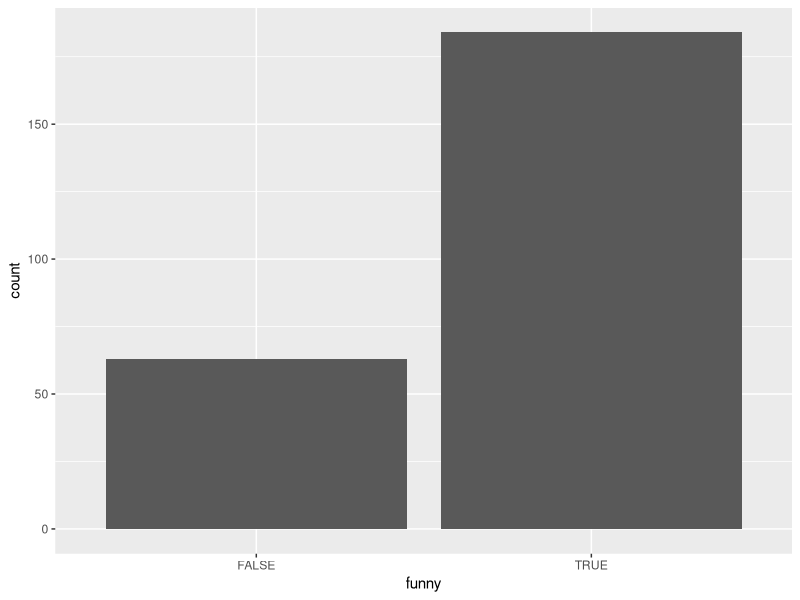
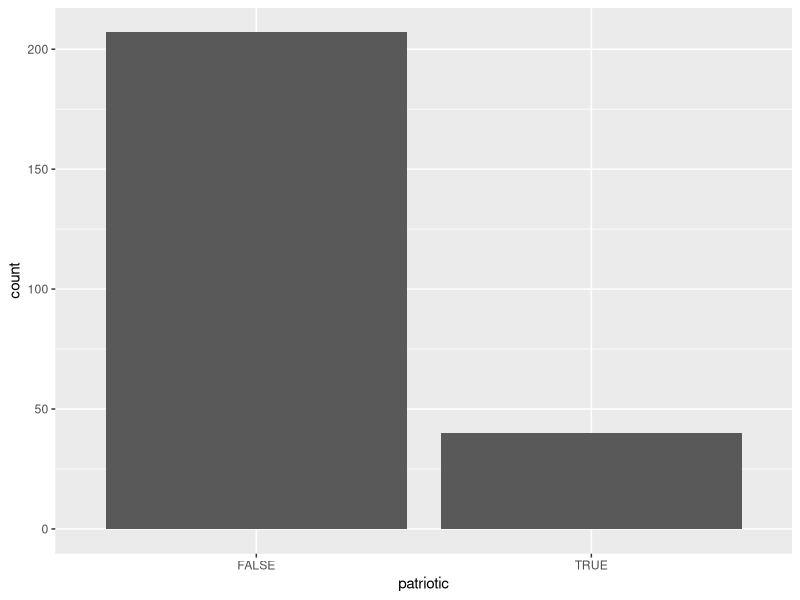
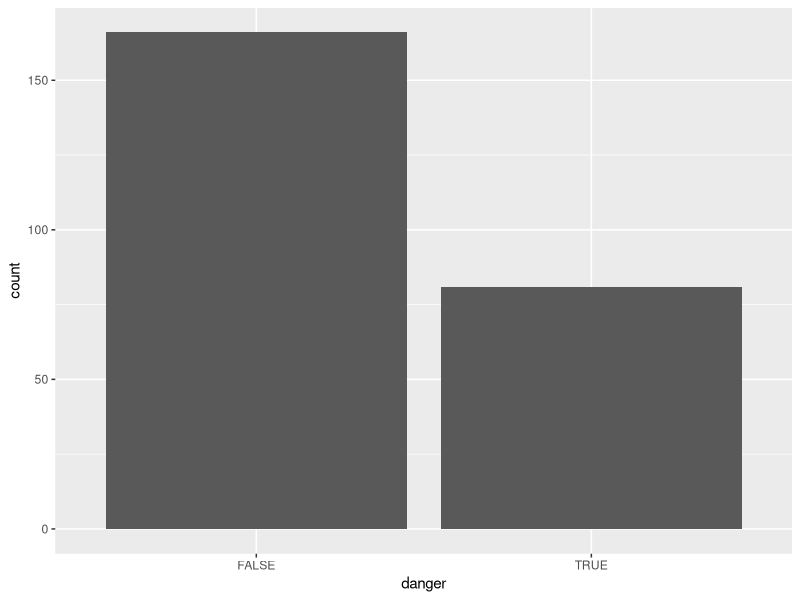
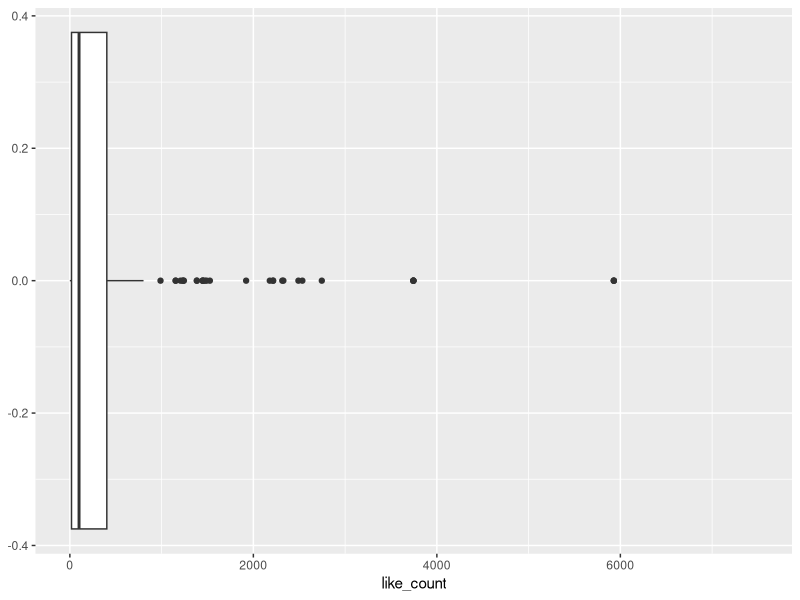
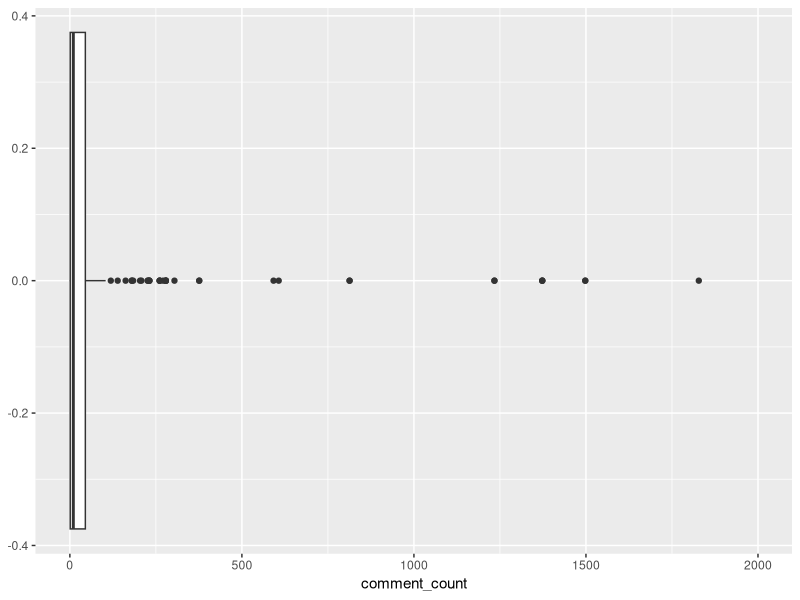
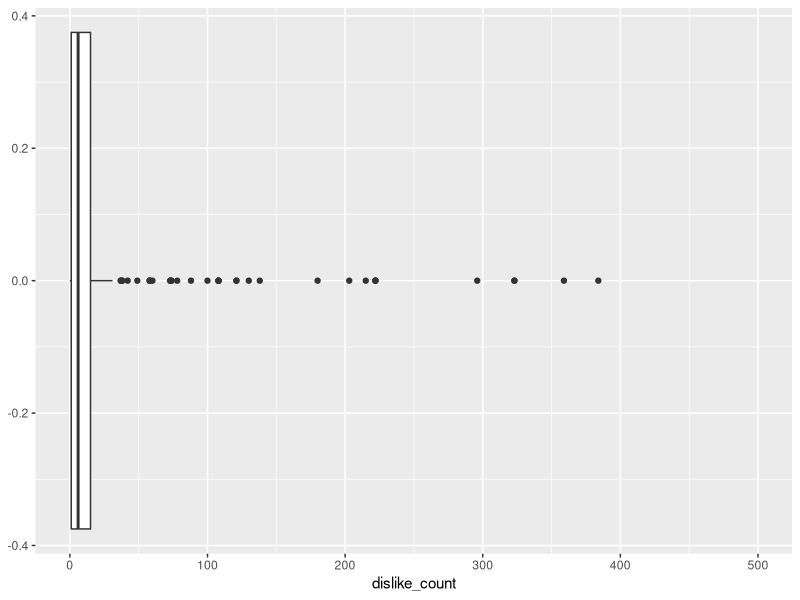
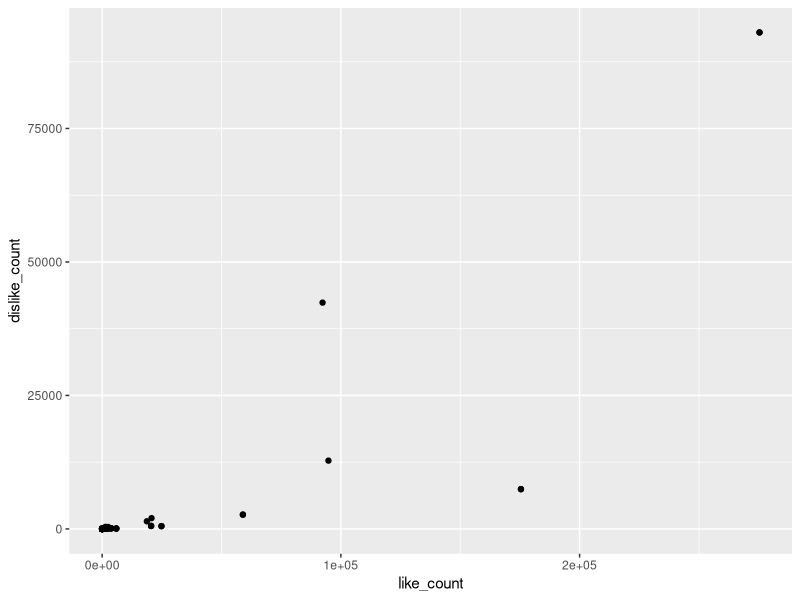
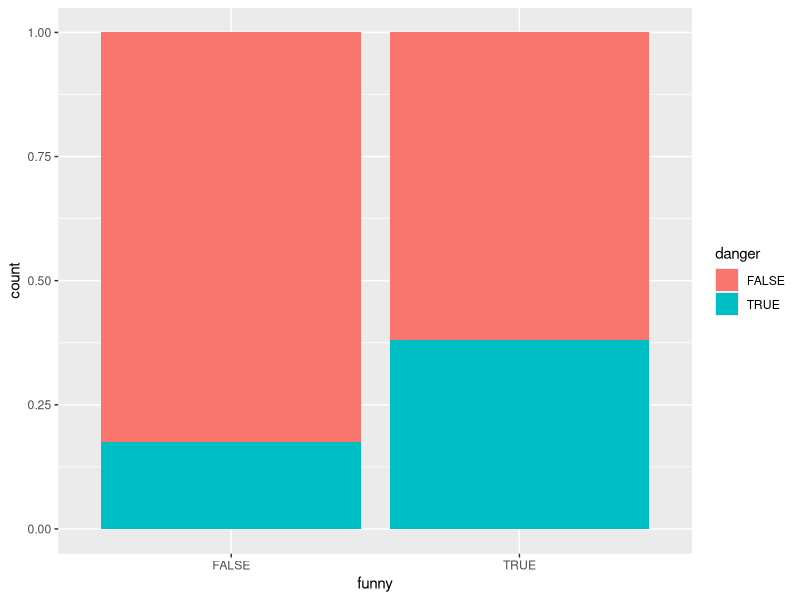

The R script that drew these images, in order:
## ---- chunk 1
# set the echo option to FALSE to see how the document looks with the code suppressed
knitr::opts_chunk$set(echo = TRUE)
## ---- chunk 2
youtube <- read.csv('data/youtube.csv')
## ---- chunk 3
d <-23
m <-10
y <- 1950

set.seed(d+m+y)

# The data you should be using for the exam:
youtube1 <- youtube[sample.int(247,247,T),]
## ---- chunk 4
library(tidyverse)
library(ggridges)
## ---- chunk 5
glimpse(youtube1)

youtube1 %>% select(funny)%>%
      ggplot(aes(x=funny))+
      geom_bar()
## ---- chunk 6
youtube1 %>% select(patriotic)%>%
      ggplot(aes(x=patriotic))+
      geom_bar()
## ---- chunk 7
youtube1 %>% select(danger)%>%
      ggplot(aes(x=danger))+
      geom_bar()
## ---- chunk 8
youtube1 %>% select(like_count)%>%
      ggplot(aes(x=like_count))+
      geom_boxplot()+
      scale_x_continuous(limits = c(0,7500))
      
youtube1 %>% select(comment_count)%>%
      ggplot(aes(x=comment_count))+
      geom_boxplot()+
      scale_x_continuous(limits = c(0,2000))
      
youtube1 %>% select(dislike_count)%>%
      ggplot(aes(x=dislike_count))+
      geom_boxplot()+
      scale_x_continuous(limits = c(0,500))
## ---- chunk 9
youtube1 %>% 
  ggplot(aes(x=like_count,y=dislike_count))+
  geom_point()

youtube1 %>% 
  ggplot(aes(x=funny,fill=danger))+
  geom_bar(position = "fill")

youtube1 %>% 
  ggplot(aes(x=like_count,colour=funny))+
  geom_boxplot()+
      scale_x_continuous(limits = c(0,7500))
  
## ---- chunk 10
youtube1 %>% 
  filter(like_count <7500,dislike_count<500)%>%
  mutate(funny = case_when(
    funny == TRUE ~ "Funny",
    funny == FALSE ~ "Not Funny"),
    danger = case_when(
      danger == TRUE ~ "Danger Shown",
      danger == FALSE ~ "No Danger Shown")
    )%>%
  ggplot(aes(x=like_count,y=dislike_count,colour=funny))+
  geom_point()+
  facet_wrap(~danger)+
  labs(title = "Superbowl Ad Commercial Videos Likes vs Dislikes",
       subtitle = "Split by Video Components Danger and Funny",
       x= "Like Count",
       y = "Dislike Count",
       colour = "")

## ---- chunk 11
youtube1 %>% 
  filter(like_count <7500)%>%
  mutate(funny = case_when(
    funny == TRUE ~ "Funny",
    funny == FALSE ~ "Not Funny"))%>%
  ggplot(aes(y=like_count,fill=funny))+
  geom_boxplot()+
  labs(fill = "",
       title = "Like Count by Funny or Not",
       y = "Like Count")
## ---- chunk 12
youtube1 %>% mutate(ratio = like_count/view_count) %>%
  filter(funny==TRUE)%>%
  summarize(med_f_ratio = median(ratio,na.rm=T))

youtube1 %>% mutate(ratio = like_count/view_count) %>%
  filter(show_product_quickly==TRUE)%>%
  summarize(med_s_ratio = median(ratio,na.rm=T))

youtube1 %>% mutate(ratio = like_count/view_count) %>%
  filter(patriotic==TRUE)%>%
  summarize(med_p_ratio = median(ratio,na.rm=T))

youtube1 %>% mutate(ratio = like_count/view_count) %>%
  filter(celebrity==TRUE)%>%
  summarize(med_c_ratio = median(ratio,na.rm=T))

youtube1 %>% mutate(ratio = like_count/view_count) %>%
  filter(danger==TRUE)%>%
  summarize(med_d_ratio = median(ratio,na.rm=T))

youtube1 %>% mutate(ratio = like_count/view_count) %>%
  filter(animals==TRUE)%>%
  summarize(med_a_ratio = median(ratio,na.rm=T))

youtube1 %>% mutate(ratio = like_count/view_count) %>%
  filter(use_sex==TRUE)%>%
  summarize(med_u_ratio = median(ratio,na.rm=T))
## ---- chunk 13
youtube1 %>% mutate(ratio = dislike_count/view_count) %>%
  filter(funny==TRUE)%>%
  summarize(med_f_ratio = median(ratio,na.rm=T))

youtube1 %>% mutate(ratio = dislike_count/view_count) %>%
  filter(show_product_quickly==TRUE)%>%
  summarize(med_s_ratio = median(ratio,na.rm=T))

youtube1 %>% mutate(ratio = dislike_count/view_count) %>%
  filter(patriotic==TRUE)%>%
  summarize(med_p_ratio = median(ratio,na.rm=T))

youtube1 %>% mutate(ratio = dislike_count/view_count) %>%
  filter(celebrity==TRUE)%>%
  summarize(med_c_ratio = median(ratio,na.rm=T))

youtube1 %>% mutate(ratio = dislike_count/view_count) %>%
  filter(danger==TRUE)%>%
  summarize(med_d_ratio = median(ratio,na.rm=T))

youtube1 %>% mutate(ratio = dislike_count/view_count) %>%
  filter(animals==TRUE)%>%
  summarize(med_a_ratio = median(ratio,na.rm=T))

youtube1 %>% mutate(ratio = dislike_count/view_count) %>%
  filter(use_sex==TRUE)%>%
  summarize(med_u_ratio = median(ratio,na.rm=T))
## ---- chunk 14
youtube1 %>% count(funny,danger)
youtube1 %>% count(funny,show_product_quickly)
youtube1 %>% count(funny,patriotic )
youtube1 %>% count(funny,celebrity)
youtube1 %>% count(funny,animals)
youtube1 %>% count(funny,use_sex)

youtube1 %>% count(show_product_quickly,patriotic)
youtube1 %>% count(show_product_quickly,celebrity)
youtube1 %>% count(show_product_quickly,danger)
youtube1 %>% count(show_product_quickly,animals)
youtube1 %>% count(show_product_quickly,use_sex)

youtube1 %>% count(patriotic,celebrity)
youtube1 %>% count(patriotic,danger)
youtube1 %>% count(patriotic,animals)
youtube1 %>% count(patriotic,use_sex)

youtube1 %>% count(celebrity,danger)
youtube1 %>% count(celebrity,animals)
youtube1 %>% count(celebrity,use_sex)

youtube1 %>% count(danger,animals)
youtube1 %>% count(danger,use_sex)

youtube1 %>% count(animals,use_sex)

## ---- chunk 15
youtube_no_na <- youtube1 %>% 
          filter(!is.na(like_count),
          !is.na(funny),
          !is.na(show_product_quickly),
          !is.na(patriotic),
          !is.na(celebrity),
          !is.na(danger),
          !is.na(animals),
          !is.na(use_sex))

youtube_no_na %>% filter(funny == TRUE)%>%
  summarize(like_per_video = sum(like_count)/n())

youtube_no_na %>% filter(show_product_quickly == TRUE)%>%
  summarize(like_per_video = sum(like_count)/n())

youtube_no_na %>% filter(patriotic  == TRUE)%>%
  summarize(like_per_video = sum(like_count)/n())

youtube_no_na %>% filter(celebrity == TRUE)%>%
  summarize(like_per_video = sum(like_count)/n())

youtube_no_na %>% filter(danger == TRUE)%>%
  summarize(like_per_video = sum(like_count)/n())

youtube_no_na %>% filter(animals == TRUE)%>%
  summarize(like_per_video = sum(like_count)/n())

youtube_no_na %>% filter(use_sex == TRUE)%>%
  summarize(like_per_video = sum(like_count)/n())

